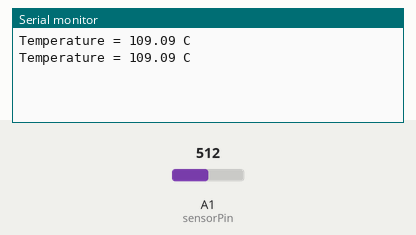
This sketch was run on a simulated Arduino Uno, built with avr-gcc and run on an emulated ATmega328P. Parts: the last lines printed to the serial monitor. Inputs (shaded band) come from the test bench; at power-on: A1 (sensorPin) = 512.

Above: at 5.8 s.
5.9 s: A1 (sensorPin) set to 716
At 11.1 s:
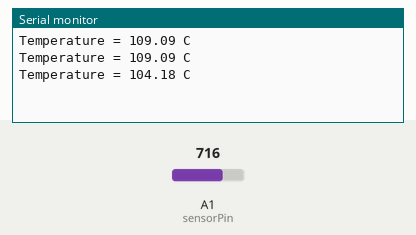
11.9 s: A1 (sensorPin) set to 900
At 16.1 s:
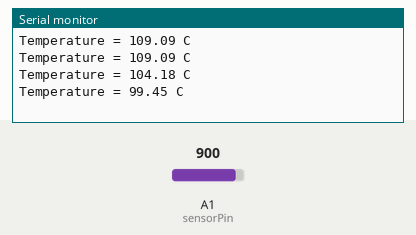
Timing chart, 0 to 17.6 s (numbered marks = the images above; inputs shaded):
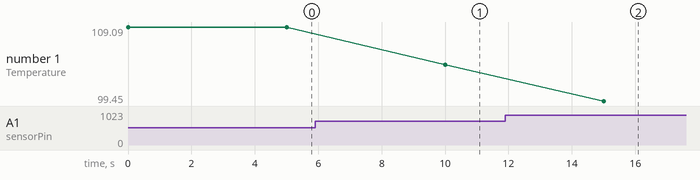

Measured:
- after the input at 5.9 s, the serial monitor: prints a new line after 4.1 s (image 1)
- after the input at 11.9 s, the serial monitor: prints a new line after 3.1 s (image 2)
- plotted number 1: 109.09 → 104.18 after the input at 5.9 s, 104.18 → 99.45 after the input at 11.9 s

The sketch:

ntc_with_esp.ino
```cpp
#include <Wire.h>

int sensorPin = 15; // select the input pin for the potentiometer

int sensorValue = 0; // variable to store the value coming from the sensor


float i = 0;
float fixtemp = 20.;
int fixInput = 560;
float fixedDegreeValue = 5.5;


void setup ()
{
  Serial.begin (9600);
  Wire.begin();
}

void loop ()
{

 sensorValue = analogRead(sensorPin);
 sensorValue = map(sensorValue, 0, 4095, 0, 560);

  if (sensorValue > fixInput ){ // ice cube
    i = sensorValue - fixInput;
    i = i /fixedDegreeValue;
    Serial.print("Temperature = ");
    fixtemp = fixtemp - i;
    Serial.print(fixtemp);
    Serial.println(" C");
  }
  else if(sensorValue < fixInput)
  {
     i =  fixInput - sensorValue;
    i = i /fixedDegreeValue;
    Serial.print("Temperature = ");
    fixtemp = fixtemp + i;
    Serial.print(fixtemp);
    Serial.println(" C");
  }
  else if(sensorValue == fixInput ){

    Serial.println(" temperature  = 20 C");

  }
  fixtemp = 20;
  delay(5000);
}
```
